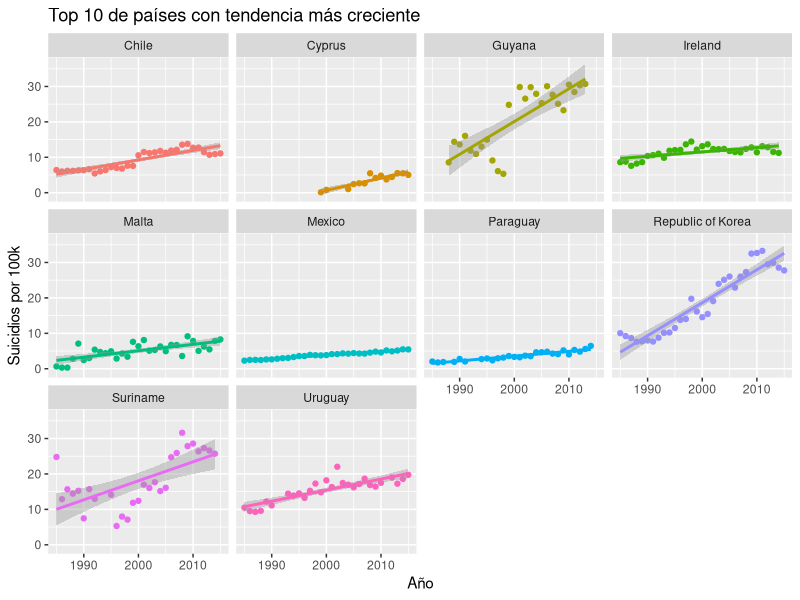

Write the R code that produced this figure. (Note: this script raises an error after producing the figure.)
#
# Este script  se construyó a partir del dataset obtenido en la Limpieza de datos
# y permitirá encontrar un foco : de los 10 países a nivel mundial
# con mayor tendencia creciente de suicidios  en los ultimos años(2010-2015).
# Y a partir de esto, se mostrará en que grupo de edades y género se concentra más este fenómeno,
# con el fin de aplicar una  prevención más delimitada.
#


########## Librerías ############

library(tidyverse)
library(broom)


########## Lectura ############

dt <- read_csv("data/master_clean.csv")


########## Obteniendo las tendencias de suicidios en cada país  ############
##########            desde 1985-2015         ############

country_year <- dt %>%
  group_by(country, year) %>%
  summarize(suicides = sum(suicides_no), 
            population = sum(population), 
            suicide_per_100k = (suicides / population) * 100000)
                

country_year_trends <- country_year %>%
  ungroup()%>%
  nest(-country)%>% 
  mutate(model = map(data, ~ lm(suicide_per_100k ~ year, data = .)),
         tidied = map(model, tidy))%>% 
  unnest(tidied)


# me quedo con aquellos valores más significativos de los modelos (p< 0.05)
country_year_sig_trends <- country_year_trends %>%
  filter(term == "year") %>%
  mutate(p.adjusted = p.adjust(p.value, method = "holm")) %>%
  filter(p.adjusted < .05) %>%
  arrange(estimate)


#Obtengo los 10 países con tendencia más creciente en todo el dataset
top10_increasing <- tail(country_year_sig_trends$country, 10)



########## Delimitando los 10 top países por grupo de edades y género ############

data_filtered <- dt %>%
  filter(country %in% top10_increasing)


#por género
top_10_gender <- data_filtered %>%
  filter(year >= 2010) %>%
  group_by(country, sex) %>%
  summarize(suicide_per_100k = (sum(as.numeric(suicides_no)) / sum(as.numeric(population))) * 100000) 
  
  
#por edad
top_10_age <-  data_filtered %>%
  filter(year >= 2010) %>%
  group_by(country, age) %>%
  summarize(suicide_per_100k = (sum(as.numeric(suicides_no)) / sum(as.numeric(population))) * 100000)
  
#factorizando la columna edad 
data_filtered$age <- factor(data_filtered$age, 
                            ordered = T, 
                            levels = c("5-14",
                                       "15-24", 
                                       "25-34", 
                                       "35-54", 
                                       "55-74", 
                                       "75+"))



########## Visualizaciones ############

countries_top_10 <- country_year %>%
    filter(country %in% top10_increasing) %>%
    ggplot(aes(x = year, y = suicide_per_100k, col = country)) + 
    geom_point() + 
    geom_smooth(method = "lm") + 
    facet_wrap(~ country) + 
    theme(legend.position = "none") + 
    ggtitle("Top 10 de países con tendencia más creciente")+
    labs(x = "Año", 
         y = "Suicidios por 100k")

countries_top_10

countries_top_10_gender <- ggplot(top_10_gender, aes(x = country, y = suicide_per_100k, fill = sex)) + 
    geom_bar(position = "fill", stat = "identity") + 
    scale_y_continuous(labels = scales::percent) + 
    labs(title = "Porcentaje de suicidios por género", 
         subtitle = "en los 10 países top, 2010 - 2015", 
         x = "País", 
         y = "", 
         fill = "Género")


countries_top_10_age <- ggplot(top_10_age, aes(x = country, y = suicide_per_100k, fill = age)) + 
  geom_bar(position = "dodge", stat = "identity") + 
  labs(title = "Por edad", 
       subtitle = "2010 - 2015 ", 
       x = "País", 
       y = "Suicidios por 100k", 
       fill = "Edad")


grid.arrange(countries_top_10_gender, countries_top_10_age, nrow = 2)
